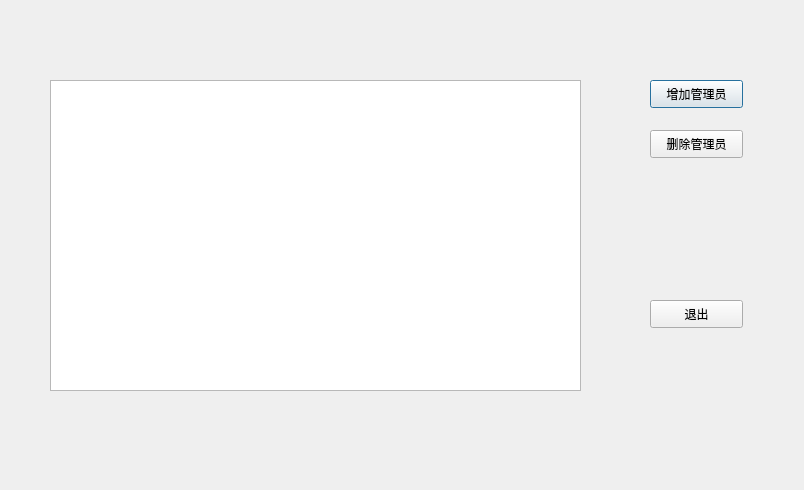
<?xml version="1.0" encoding="UTF-8"?>
<ui version="4.0">
 <class>managers</class>
 <widget class="QDialog" name="managers">
  <property name="geometry">
   <rect>
    <x>0</x>
    <y>0</y>
    <width>804</width>
    <height>490</height>
   </rect>
  </property>
  <property name="windowTitle">
   <string>Dialog</string>
  </property>
  <widget class="QPushButton" name="add">
   <property name="geometry">
    <rect>
     <x>650</x>
     <y>80</y>
     <width>93</width>
     <height>28</height>
    </rect>
   </property>
   <property name="text">
    <string>增加管理员</string>
   </property>
  </widget>
  <widget class="QPushButton" name="decrease">
   <property name="geometry">
    <rect>
     <x>650</x>
     <y>130</y>
     <width>93</width>
     <height>28</height>
    </rect>
   </property>
   <property name="text">
    <string>删除管理员</string>
   </property>
  </widget>
  <widget class="QPushButton" name="back">
   <property name="geometry">
    <rect>
     <x>650</x>
     <y>300</y>
     <width>93</width>
     <height>28</height>
    </rect>
   </property>
   <property name="text">
    <string>退出</string>
   </property>
  </widget>
  <widget class="QTableWidget" name="managertable">
   <property name="geometry">
    <rect>
     <x>50</x>
     <y>80</y>
     <width>531</width>
     <height>311</height>
    </rect>
   </property>
  </widget>
 </widget>
 <resources/>
 <connections/>
</ui>
